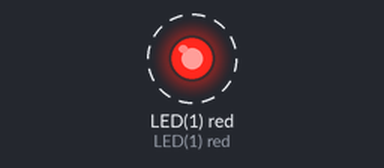
A program run on a simulated pyboard running MicroPython. Shown: output pins drawn as LEDs (lit = HIGH). Dashed ring = blinking. What the program prints to the serial console is not drawn.

Above: at 0.5 s.
Timing chart, 0 to 4.6 s (numbered marks = the images above):
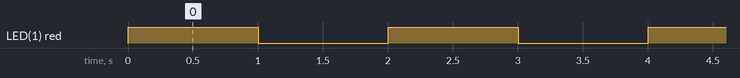

Measured:
- by itself, LED(1) red: alternates HIGH for 1.0 s and LOW for 1.0 s

The program:

led_blink.py
```python
import pyb
import time

def flash_led():
    print('Flashing LEDs. Ctrl-C to quit.')
    led1 = pyb.LED(1)
    while(True):
        #pyb.LED(1).on()
        led1.toggle()
        #pyb.delay(1000)
        time.sleep(1)


flash_led()
```
